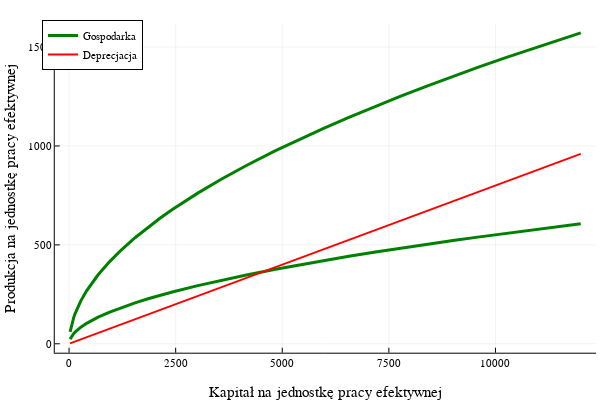

Write notebook code for a chart like this one.
### Markdown cell above
### Akumulacja kapitału
Przyrost kapitału zadany jest wzorem $\Delta K=sY-\delta K$, gdzie: <br><br>
s - stopa oszczędności <br>
$\delta$ - stopa deprecjacji kapitału <br><br>

Z powyższego równania można wyprowadzić fundamentalne równanie modelu Solowa postaci $\Delta k=sy-(d+n+g)k$. <br><br>

### Code cell
s = 0.7
k = K/L

plot(k -> (k)^α*(A*((k*L*0.00001)^(1/4))^(-α)),k,500k,
    xlabel = "Kapitał na jednostkę pracy efektywnej",
    ylabel = "Produkcja na jednostkę pracy efektywnej",
    label = "Gospodarka",
    color = :green,
    linewidth = 3,
    legend = :topleft)

plot!(k -> s*(k)^α*(A*((k*L*0.0003)^(1/4))^(-α)),k,500k,
    label = "",
    color = :green,
    linewidth = 3,
    legend = :topleft)

plot!(k -> k*(0.08),k,500k,
    label = "Deprecjacja",
    color = :red,
    linewidth = 2)

### Figure 1 — Plotly figure (JSON) as saved in the notebook; plotly's stock layout.template omitted (floating-point values rounded to 4 significant figures)
{"data": [{"colorbar": {"title": ""}, "legendgroup": "Gospodarka", "line": {"color": "rgba(0, 128, 0, 1.000)", "dash": "solid", "shape": "linear", "width": 3}, "mode": "lines", "name": "Gospodarka", "showlegend": true, "type": "scatter", "x": [24, 53.24, 82.48, 111.7, 141.0, 276.1, 411.3, 546.5, 681.7, 952.0, 1222.0, 1547.0, 1872.0, 2147.0, 2422.0, 3019.0, 3569.0, 4159.0, 4842.0, 5450.0, 5982.0, 6563.0, 7147.0, 7793.0, 8408.0, 9047.0, 9585.0, 10240.0, 10860.0, 11850.0, 12000], "xaxis": "x", "y": [60.17, 91.43, 115.0, 134.9, 152.4, 217.0, 267.4, 310.5, 348.7, 415.5, 473.8, 536.2, 592.6, 636.8, 678.4, 761.6, 831.5, 901.1, 976.0, 1038.0, 1091.0, 1145.0, 1197.0, 1253.0, 1304.0, 1355.0, 1397.0, 1446.0, 1491.0, 1561.0, 1572.0], "yaxis": "y", "zmax": null, "zmin": null}, {"colorbar": {"title": ""}, "legendgroup": "", "line": {"color": "rgba(0, 128, 0, 1.000)", "dash": "solid", "shape": "linear", "width": 3}, "mode": "lines", "name": "", "showlegend": false, "type": "scatter", "x": [24, 53.24, 82.48, 111.7, 141.0, 276.1, 411.3, 546.5, 681.7, 952.0, 1222.0, 1547.0, 1872.0, 2147.0, 2422.0, 3019.0, 3569.0, 4159.0, 4842.0, 5450.0, 5982.0, 6563.0, 7147.0, 7793.0, 8408.0, 9047.0, 9585.0, 10240.0, 10860.0, 11850.0, 12000], "xaxis": "x", "y": [23.23, 35.29, 44.41, 52.08, 58.84, 83.75, 103.2, 119.8, 134.6, 160.4, 182.9, 207.0, 228.8, 245.8, 261.9, 294.0, 321.0, 347.8, 376.8, 400.9, 421.0, 442.0, 462.2, 483.7, 503.3, 523.1, 539.2, 558.3, 575.7, 602.6, 606.7], "yaxis": "y", "zmax": null, "zmin": null}, {"colorbar": {"title": ""}, "legendgroup": "Deprecjacja", "line": {"color": "rgba(255, 0, 0, 1.000)", "dash": "solid", "shape": "linear", "width": 2}, "mode": "lines", "name": "Deprecjacja", "showlegend": true, "type": "scatter", "x": [24, 141.0, 1222.0, 1872.0, 2422.0, 3019.0, 3569.0, 4159.0, 4842.0, 5450.0, 5982.0, 6563.0, 7147.0, 7793.0, 8408.0, 9047.0, 9585.0, 10240.0, 10860.0, 11850.0, 12000], "xaxis": "x", "y": [1.92, 11.28, 97.79, 149.8, 193.7, 241.5, 285.5, 332.7, 387.4, 436.0, 478.6, 525.1, 571.8, 623.5, 672.6, 723.7, 766.8, 819.3, 868.7, 947.8, 960], "yaxis": "y", "zmax": null, "zmin": null}], "layout": {"annotations": [], "height": 400, "legend": {"bgcolor": "rgba(255, 255, 255, 1.000)", "bordercolor": "rgba(0, 0, 0, 1.000)", "borderwidth": 1, "font": {"color": "rgba(0, 0, 0, 1.000)", "family": "sans-serif", "size": 11}, "title": {"font": {"color": "rgba(0, 0, 0, 1.000)", "family": "sans-serif", "size": 15}, "text": ""}, "tracegroupgap": 0, "traceorder": "normal", "x": 0.07, "xanchor": "left", "y": 1, "yanchor": "top"}, "margin": {"b": 20, "l": 0, "r": 0, "t": 20}, "paper_bgcolor": "rgba(255, 255, 255, 1.000)", "plot_bgcolor": "rgba(255, 255, 255, 1.000)", "showlegend": true, "width": 600, "xaxis": {"anchor": "y", "domain": [0.09128, 0.9934], "gridcolor": "rgba(0, 0, 0, 0.100)", "gridwidth": 0.5, "linecolor": "rgba(0, 0, 0, 1.000)", "mirror": false, "range": [-335.3, 12360.0], "showgrid": true, "showline": true, "showticklabels": true, "tickangle": 0, "tickcolor": "rgb(0, 0, 0)", "tickfont": {"color": "rgba(0, 0, 0, 1.000)", "family": "sans-serif", "size": 11}, "tickmode": "array", "ticks": "inside", "ticktext": ["0", "2500", "5000", "7500", "10000"], "tickvals": [0, 2500, 5000, 7500, 10000], "title": "Kapitał na jednostkę pracy efektywnej", "titlefont": {"color": "rgba(0, 0, 0, 1.000)", "family": "sans-serif", "size": 15}, "type": "-", "visible": true, "zeroline": false, "zerolinecolor": "rgba(0, 0, 0, 1.000)"}, "yaxis": {"anchor": "x", "domain": [0.07581, 0.9902], "gridcolor": "rgba(0, 0, 0, 0.100)", "gridwidth": 0.5, "linecolor": "rgba(0, 0, 0, 1.000)", "mirror": false, "range": [-45.17, 1619.0], "showgrid": true, "showline": true, "showticklabels": true, "tickangle": 0, "tickcolor": "rgb(0, 0, 0)", "tickfont": {"color": "rgba(0, 0, 0, 1.000)", "family": "sans-serif", "size": 11}, "tickmode": "array", "ticks": "inside", "ticktext": ["0", "500", "1000", "1500"], "tickvals": [0, 500, 1000, 1500], "title": "Produkcja na jednostkę pracy efektywnej", "titlefont": {"color": "rgba(0, 0, 0, 1.000)", "family": "sans-serif", "size": 15}, "type": "-", "visible": true, "zeroline": false, "zerolinecolor": "rgba(0, 0, 0, 1.000)"}}}
